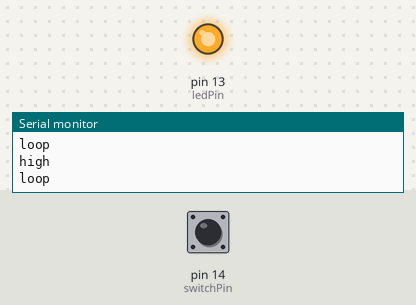
This sketch was run on a simulated Arduino Uno, built with avr-gcc and run on an emulated ATmega328P. Parts: output pins drawn as LEDs (lit = HIGH), the last lines printed to the serial monitor. Inputs (shaded band) come from the test bench; at power-on: pin 14 (switchPin) HIGH.

Above: at 1.2 s.
1.3 s: pin 14 (switchPin) pulled LOW for 0.15 s
At 1.38 s:
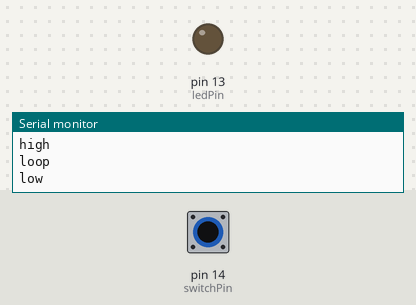
2.9 s: pin 14 (switchPin) pulled LOW for 3.2 s
At 6.7 s:
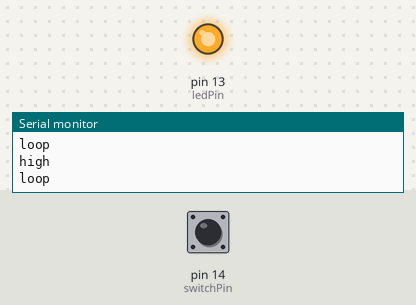
Timing chart, 0 to 8.2 s (numbered marks = the images above; inputs shaded):
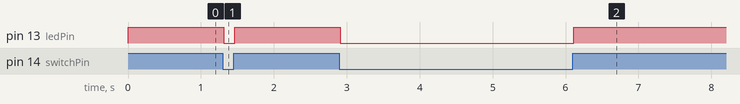

Measured:
- after the input at 1.3 s, pin 13 (ledPin): HIGH → LOW at once, → HIGH 0.15 s later
- after the input at 2.9 s, pin 13 (ledPin): HIGH → LOW at once, → HIGH 3.2 s later

The sketch:

magnetTest.ino
```cpp
const int switchPin = 14;
const int ledPin = 13;

void setup() {

  pinMode(switchPin, INPUT);

  pinMode(LED_BUILTIN, OUTPUT);

  digitalWrite(switchPin, HIGH);

  Serial.begin(9600);

}

void loop() {

Serial.println("loop");
  if (digitalRead(switchPin) == LOW) {

    digitalWrite(ledPin, LOW);
    Serial.println("low");

  }

  else {

    digitalWrite(ledPin, HIGH);
    Serial.println("high");

  }

}
```
